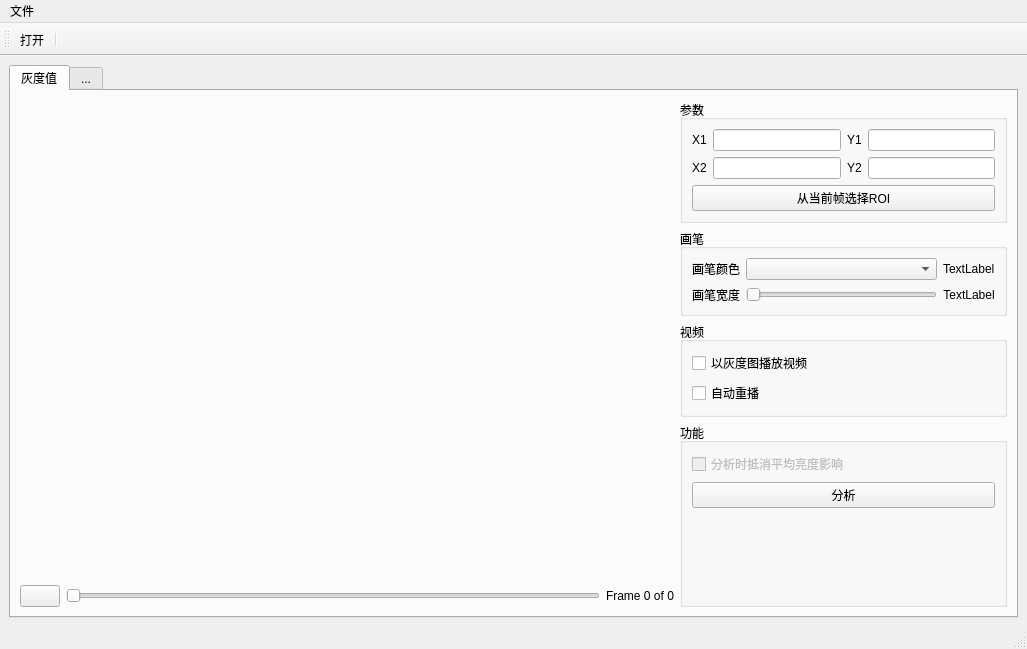
<?xml version="1.0" encoding="UTF-8"?>
<ui version="4.0">
 <class>MainWindow</class>
 <widget class="QMainWindow" name="MainWindow">
  <property name="geometry">
   <rect>
    <x>0</x>
    <y>0</y>
    <width>1027</width>
    <height>649</height>
   </rect>
  </property>
  <property name="sizePolicy">
   <sizepolicy hsizetype="Preferred" vsizetype="Preferred">
    <horstretch>0</horstretch>
    <verstretch>0</verstretch>
   </sizepolicy>
  </property>
  <property name="windowTitle">
   <string>videoProcesserGUI</string>
  </property>
  <property name="locale">
   <locale language="Chinese" country="China"/>
  </property>
  <widget class="QWidget" name="centralwidget">
   <layout class="QVBoxLayout" name="verticalLayout_4">
    <item>
     <widget class="QTabWidget" name="tabWidget">
      <property name="currentIndex">
       <number>0</number>
      </property>
      <widget class="QWidget" name="tab">
       <attribute name="title">
        <string>灰度值</string>
       </attribute>
       <layout class="QVBoxLayout" name="verticalLayout_3">
        <item>
         <layout class="QHBoxLayout" name="horizontalLayout_2" stretch="2,1">
          <item>
           <layout class="QVBoxLayout" name="verticalLayout" stretch="1,0">
            <item>
             <widget class="QLabel" name="VideoLabel">
              <property name="sizePolicy">
               <sizepolicy hsizetype="Preferred" vsizetype="Preferred">
                <horstretch>0</horstretch>
                <verstretch>0</verstretch>
               </sizepolicy>
              </property>
              <property name="text">
               <string/>
              </property>
              <property name="scaledContents">
               <bool>true</bool>
              </property>
              <property name="alignment">
               <set>Qt::AlignCenter</set>
              </property>
             </widget>
            </item>
            <item>
             <layout class="QHBoxLayout" name="horizontalLayout" stretch="0,0,0">
              <item>
               <widget class="QPushButton" name="playBtn">
                <property name="text">
                 <string/>
                </property>
                <property name="icon">
                 <iconset>
                  <normaloff>../icon/play.png</normaloff>../icon/play.png</iconset>
                </property>
               </widget>
              </item>
              <item>
               <widget class="QSlider" name="videoSlider">
                <property name="orientation">
                 <enum>Qt::Horizontal</enum>
                </property>
               </widget>
              </item>
              <item>
               <widget class="QLabel" name="ratioLabel">
                <property name="font">
                 <font>
                  <family>Microsoft YaHei UI</family>
                 </font>
                </property>
                <property name="text">
                 <string>Frame 0 of 0</string>
                </property>
               </widget>
              </item>
             </layout>
            </item>
           </layout>
          </item>
          <item>
           <layout class="QVBoxLayout" name="verticalLayout_5" stretch="0,0,0,2">
            <item>
             <widget class="QGroupBox" name="parameters_groupBox">
              <property name="enabled">
               <bool>true</bool>
              </property>
              <property name="font">
               <font>
                <family>Microsoft YaHei UI</family>
                <weight>50</weight>
                <bold>false</bold>
               </font>
              </property>
              <property name="title">
               <string>参数</string>
              </property>
              <layout class="QVBoxLayout" name="verticalLayout_2">
               <item>
                <layout class="QGridLayout" name="gridLayout_2">
                 <item row="0" column="3">
                  <widget class="QLineEdit" name="LineEdit_y1">
                   <property name="focusPolicy">
                    <enum>Qt::ClickFocus</enum>
                   </property>
                  </widget>
                 </item>
                 <item row="0" column="2">
                  <widget class="QLabel" name="label_2">
                   <property name="text">
                    <string>Y1</string>
                   </property>
                   <property name="alignment">
                    <set>Qt::AlignCenter</set>
                   </property>
                  </widget>
                 </item>
                 <item row="0" column="0">
                  <widget class="QLabel" name="label">
                   <property name="text">
                    <string>X1</string>
                   </property>
                   <property name="alignment">
                    <set>Qt::AlignCenter</set>
                   </property>
                  </widget>
                 </item>
                 <item row="1" column="3">
                  <widget class="QLineEdit" name="LineEdit_y2">
                   <property name="focusPolicy">
                    <enum>Qt::ClickFocus</enum>
                   </property>
                  </widget>
                 </item>
                 <item row="1" column="2">
                  <widget class="QLabel" name="label_4">
                   <property name="text">
                    <string>Y2</string>
                   </property>
                  </widget>
                 </item>
                 <item row="0" column="1">
                  <widget class="QLineEdit" name="LineEdit_x1">
                   <property name="focusPolicy">
                    <enum>Qt::ClickFocus</enum>
                   </property>
                  </widget>
                 </item>
                 <item row="1" column="1">
                  <widget class="QLineEdit" name="LineEdit_x2">
                   <property name="focusPolicy">
                    <enum>Qt::ClickFocus</enum>
                   </property>
                  </widget>
                 </item>
                 <item row="1" column="0">
                  <widget class="QLabel" name="label_3">
                   <property name="text">
                    <string>X2</string>
                   </property>
                  </widget>
                 </item>
                </layout>
               </item>
               <item>
                <widget class="QPushButton" name="selectRoiBtn">
                 <property name="text">
                  <string>从当前帧选择ROI</string>
                 </property>
                </widget>
               </item>
              </layout>
             </widget>
            </item>
            <item>
             <widget class="QGroupBox" name="groupBox">
              <property name="font">
               <font>
                <family>Microsoft YaHei UI</family>
               </font>
              </property>
              <property name="title">
               <string>画笔</string>
              </property>
              <layout class="QVBoxLayout" name="verticalLayout_7">
               <item>
                <layout class="QGridLayout" name="gridLayout">
                 <item row="0" column="1">
                  <widget class="QComboBox" name="comboBox_Color"/>
                 </item>
                 <item row="1" column="2">
                  <widget class="QLabel" name="label_brush_width">
                   <property name="text">
                    <string>TextLabel</string>
                   </property>
                   <property name="textFormat">
                    <enum>Qt::MarkdownText</enum>
                   </property>
                   <property name="alignment">
                    <set>Qt::AlignCenter</set>
                   </property>
                  </widget>
                 </item>
                 <item row="0" column="2">
                  <widget class="QLabel" name="label_brush_color">
                   <property name="text">
                    <string>TextLabel</string>
                   </property>
                  </widget>
                 </item>
                 <item row="1" column="0">
                  <widget class="QLabel" name="label_6">
                   <property name="text">
                    <string>画笔宽度</string>
                   </property>
                  </widget>
                 </item>
                 <item row="0" column="0">
                  <widget class="QLabel" name="label_5">
                   <property name="text">
                    <string>画笔颜色</string>
                   </property>
                  </widget>
                 </item>
                 <item row="1" column="1">
                  <widget class="QSlider" name="BrushWidthSlider">
                   <property name="orientation">
                    <enum>Qt::Horizontal</enum>
                   </property>
                  </widget>
                 </item>
                </layout>
               </item>
              </layout>
             </widget>
            </item>
            <item>
             <widget class="QGroupBox" name="groupBox_2">
              <property name="font">
               <font>
                <family>Microsoft YaHei UI</family>
               </font>
              </property>
              <property name="title">
               <string>视频</string>
              </property>
              <layout class="QVBoxLayout" name="verticalLayout_8">
               <item>
                <widget class="QCheckBox" name="ingray_checkBox">
                 <property name="text">
                  <string>以灰度图播放视频</string>
                 </property>
                </widget>
               </item>
               <item>
                <widget class="QCheckBox" name="rply_checkbox">
                 <property name="text">
                  <string>自动重播</string>
                 </property>
                </widget>
               </item>
              </layout>
             </widget>
            </item>
            <item>
             <widget class="QGroupBox" name="behaviors_groupBox">
              <property name="enabled">
               <bool>true</bool>
              </property>
              <property name="font">
               <font>
                <family>Microsoft YaHei UI</family>
               </font>
              </property>
              <property name="title">
               <string>功能</string>
              </property>
              <layout class="QVBoxLayout" name="verticalLayout_6">
               <item>
                <widget class="QCheckBox" name="checkBox_offset">
                 <property name="enabled">
                  <bool>false</bool>
                 </property>
                 <property name="text">
                  <string>分析时抵消平均亮度影响</string>
                 </property>
                </widget>
               </item>
               <item>
                <widget class="QPushButton" name="analysisBtn">
                 <property name="text">
                  <string>分析</string>
                 </property>
                </widget>
               </item>
               <item>
                <spacer name="verticalSpacer">
                 <property name="orientation">
                  <enum>Qt::Vertical</enum>
                 </property>
                 <property name="sizeHint" stdset="0">
                  <size>
                   <width>20</width>
                   <height>40</height>
                  </size>
                 </property>
                </spacer>
               </item>
              </layout>
             </widget>
            </item>
           </layout>
          </item>
         </layout>
        </item>
       </layout>
      </widget>
      <widget class="QWidget" name="tab_2">
       <attribute name="title">
        <string>...</string>
       </attribute>
      </widget>
     </widget>
    </item>
   </layout>
  </widget>
  <widget class="QMenuBar" name="menubar">
   <property name="geometry">
    <rect>
     <x>0</x>
     <y>0</y>
     <width>1027</width>
     <height>23</height>
    </rect>
   </property>
   <widget class="QMenu" name="menu">
    <property name="title">
     <string>文件</string>
    </property>
    <addaction name="openAct"/>
    <addaction name="separator"/>
   </widget>
   <addaction name="menu"/>
  </widget>
  <widget class="QStatusBar" name="statusbar">
   <property name="enabled">
    <bool>true</bool>
   </property>
   <property name="font">
    <font>
     <weight>50</weight>
     <italic>false</italic>
     <bold>false</bold>
    </font>
   </property>
   <property name="contextMenuPolicy">
    <enum>Qt::NoContextMenu</enum>
   </property>
   <property name="acceptDrops">
    <bool>false</bool>
   </property>
   <property name="autoFillBackground">
    <bool>true</bool>
   </property>
   <property name="sizeGripEnabled">
    <bool>true</bool>
   </property>
  </widget>
  <widget class="QToolBar" name="toolBar">
   <property name="windowTitle">
    <string>toolBar</string>
   </property>
   <attribute name="toolBarArea">
    <enum>TopToolBarArea</enum>
   </attribute>
   <attribute name="toolBarBreak">
    <bool>false</bool>
   </attribute>
   <addaction name="openAct"/>
   <addaction name="separator"/>
  </widget>
  <action name="openAct">
   <property name="icon">
    <iconset>
     <normaloff>../icon/files.png</normaloff>../icon/files.png</iconset>
   </property>
   <property name="text">
    <string>打开</string>
   </property>
  </action>
  <action name="settingAct">
   <property name="icon">
    <iconset>
     <normaloff>../icon/setting.png</normaloff>../icon/setting.png</iconset>
   </property>
   <property name="text">
    <string>设置</string>
   </property>
  </action>
  <action name="action">
   <property name="text">
    <string>关于</string>
   </property>
  </action>
 </widget>
 <resources/>
 <connections/>
</ui>
